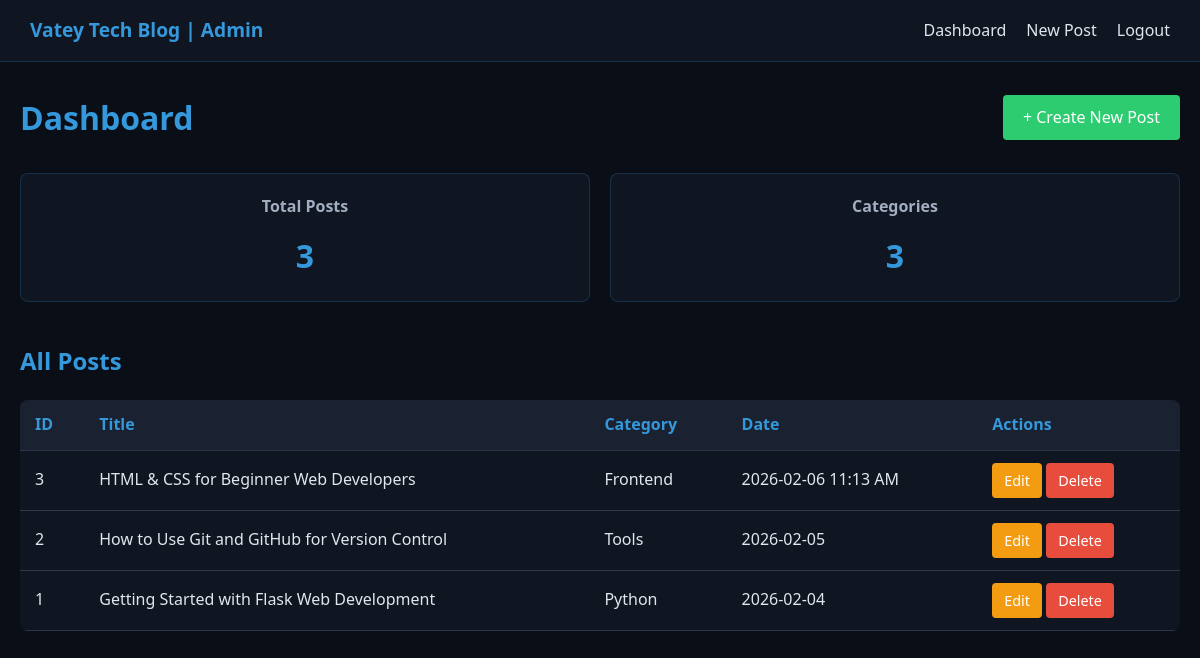
The app's page /admin/dashboard (signed in), older data.
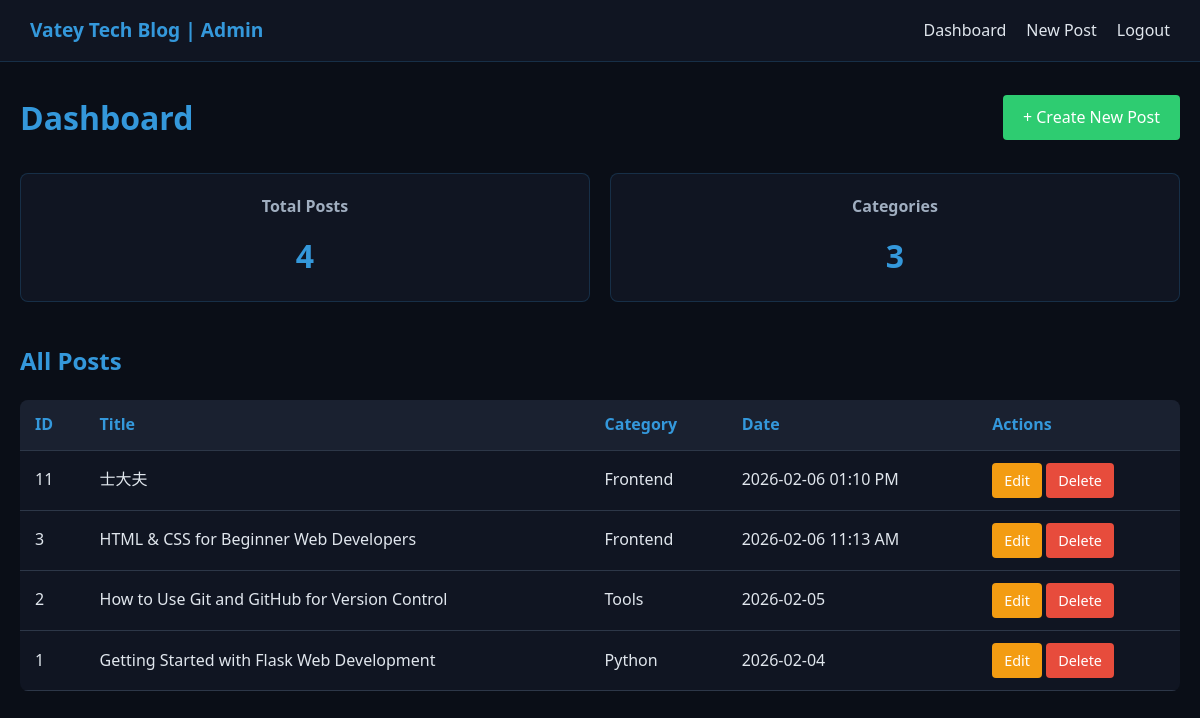
The same page, newer data.
### tables this page shows
CREATE TABLE posts (
                id INTEGER PRIMARY KEY AUTOINCREMENT,
                title TEXT NOT NULL,
                category TEXT NOT NULL,
                content TEXT NOT NULL,
                date TEXT NOT NULL
            );

### app.py (the view)
    def wrapper(*args, **kwargs):
        if not session.get("is_login"):
            return redirect(url_for("admin_login"))  # 跳转到登录路由（admin_login）
        return f(*args, **kwargs)

### app.py (called while the page is built)
def admin_required(f):
    def wrapper(*args, **kwargs):
        if not session.get("is_login"):
            return redirect(url_for("admin_login"))  # 跳转到登录路由（admin_login）
        return f(*args, **kwargs)
    wrapper.__name__ = f.__name__  # 修复Flask路由名称冲突，必须加
    return wrapper

@app.route('/admin/dashboard')
@admin_required  # 新增：未登录禁止访问
def admin_dashboard():
    conn = get_db_connection()
    posts = conn.execute('SELECT * FROM posts ORDER BY id DESC').fetchall()
    total_posts = conn.execute('SELECT COUNT(*) FROM posts').fetchone()[0]
    total_categories = conn.execute('SELECT COUNT(DISTINCT category) FROM posts').fetchone()[0]
    conn.close()
    return render_template(
        'admin/dashboard.html',
        posts=posts,
        total_posts=total_posts,  # 文章总数
        total_categories=total_categories  # 分类总数)
    )

### utils/db.py (called while the page is built)
def get_db_connection():
    conn = sqlite3.connect(DATABASE)
    conn.row_factory = sqlite3.Row  # 字典形式返回结果
    return conn

### templates/admin/dashboard.html (shortened to what this page needs)
<!DOCTYPE html>
<html lang="en">
<head>
    <link rel="stylesheet" href="{{ url_for('static', filename='css/admin.css') }}">
</head>
<body>
    <header class="admin-header">
        <div class="admin-logo">Vatey Tech Blog | Admin</div>
        <nav class="admin-nav">
            <a href="/admin/dashboard">Dashboard</a>
            <a href="/admin/create">New Post</a>
            <a href="/admin/logout">Logout</a>
        </nav>
    </header>
    <main class="admin-main">
        <div class="dashboard-header">
            <h1>Dashboard</h1>
            <a href="/admin/create" class="btn btn-success">+ Create New Post</a>
        </div>
        <div class="dashboard-stats">
            <div class="stat-card">
                <h3>Total Posts</h3>
                <p class="stat-number">{{ total_posts }}</p>
            </div>
            <div class="stat-card">
                <h3>Categories</h3>
                <p class="stat-number">{{ total_categories }}</p>
            </div>
        </div>
        <div class="post-list-section">
            <h2>All Posts</h2>
            <table class="post-table">
                <thead>
                    <tr>
                        <th>ID</th>
                        <th>Title</th>
                        <th>Category</th>
                        <th>Date</th>
                        <th>Actions</th>
                    </tr>
                </thead>
                <tbody>
                    {% for post in posts %}
                    <tr>
                        <td>{{ post.id }}</td>
                        <td>{{ post.title }}</td>
                        <td>{{ post.category }}</td>
                        <td>{{ post.date }}</td>
                        <td class="action-buttons">
                            <a href="/admin/edit/{{ post.id }}" class="btn btn-edit">Edit</a>
                            <a href="/admin/delete/{{ post.id }}" class="btn btn-delete" onclick="return confirm('Are you sure to delete this article? This action cannot be undone!')">Delete</a>
                        </td>
                    </tr>
                    {% else %}
                        <tr>
                            <td colspan="5" style="text-align: center; padding: 2rem;">No articles yet. Create your first post now!</td>
                        </tr>
                    {% endfor %}
                </tbody>
            </table>
        </div>
    </main>
</body>
</html>

Row changes from the older to the newer data that the page shows:
added posts: id "11", title "士大夫", category "Frontend", date "2026-02-06 01:10 PM"
Text that changed along with them:
{{ total_posts }}: "3" → "4"
